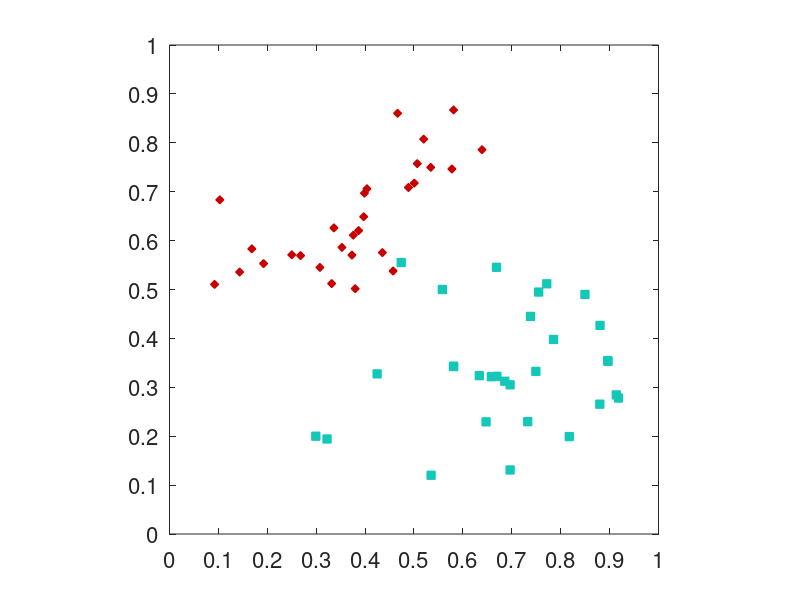
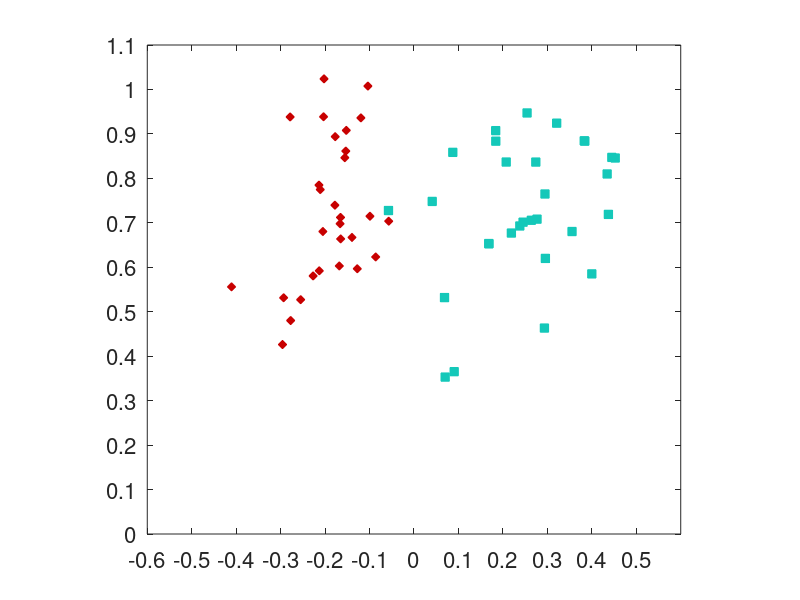

Here is the MATLAB script that generated these plots, in order: (Note: this script raises an error after producing the figures.)
% Classify weather data from various months measured in Kumpula.
%
% Column 1: Cloud amount	1/8
% Column 2: Pressure (msl)	hPa
% Column 3: Relative humidity	%
% Column 4: Precipitation intensity	mm/h
% Column 5: Snow depth	cm
% Column 6: Air temperature	degC
% Column 7: Dew-point temperature	degC
% Column 8: Horizontal visibility	m
% Column 9: Wind direction	deg
% Column 10: Gust speed	m/s
% Column 11: Wind speed	m/s
%
% Samuli Siltanen January 2021

% Graphical parameters
color_summer = [200 0 0]/255;
color_summer_light = [245 226 226]/255;
color_fall   = [255 124 45]/255;
color_winter = [0 0 255]/255;
color_spring = [20 200 185]/255;
color_spring_light = [217 255 235]/255;
color_line = [.5 .5 .5];
gridline_color = [.6 .6 .6];
gridline_width = .5;
msize = 6;
msize2 = 8;
fsize = 26;
fsize2 = 12;
tickfsize = 16;
separ = .2;
lwidth = 1;
lwidth2 = .5;

% Interval between January and July temperatures
a = 6;
b = 8;

load data/weather2015 w04 w07
w04y15 = w04;
w07y15 = w07;

load data/weather2016 w01 w04 w07 w10
w01y16 = w01;
w04y16 = w04;
w07y16 = w07;
w10y16 = w10;

load data/weather2017 w01 w04 w07 w10
w01y17 = w01;
w04y17 = w04;
w07y17 = w07;
w10y17 = w10;

load data/weather2019 w01 w04 w07 w10
w01y19 = w01;
w04y19 = w04;
w07y19 = w07;
w10y19 = w10;

% First data coordinate is average air pressure. The 30 first components
% are from April, and components 31-60 are from July.
x1 = [w04y19(:,2);w07y19(:,2)];

% Second data coordinate is average temperature. The 30 first components
% are from April, and components 31-60 are from July.
x2 = [w04y19(:,6);w07y19(:,6)];

% In these demonstrations we want to use normalized data where all data 
% values are between zero and one. Load normalization constants used in the
% trained networks in subfolder ML_Higham_applied2weather/
load ML_Higham_applied2weather/Highamdata x1MIN x1MAX x2MIN x2MAX 
x1 = x1-x1MIN;
x1 = x1/(x1MAX-x1MIN);
x2 = x2-x2MIN;
x2 = x2/(x2MAX-x2MIN);


%% Picture 1, April and July normalized temperatures and air pressures in 2019 

figure(1)
clf
p1 = plot(x1(1:30),x2(1:30),'bs','markersize',msize);
hold on
set(p1,'color',color_spring)
set(p1,'markerfacecolor',color_spring)
%
p1 = plot(x1(31:60),x2(31:60),'bd','markersize',msize);
set(p1,'color',color_summer)
set(p1,'markerfacecolor',color_summer)
%
set(gca,'xtick',[0:.1:1],'fontsize',tickfsize)
set(gca,'ytick',[0:.1:1],'fontsize',tickfsize)
axis([0 1 0 1])
axis square


%% Picture 2, rotate the data 45 degrees

% Rotation angle
theta = pi/4;

% Construct rotation matrix
A = [[cos(theta) -sin(theta)];[sin(theta) cos(theta)]];

% Re-arrange the data so that each column of a 2x60 matrix has the
% x1-coordinate of a data point in the first row and x2-coordinate in the
% second row
tmp = [x1(:).';x2(:).'];

% Multiply by rotation matrix. Because of matrix algebra rules, all data
% points get rotated. 
Ax = A*tmp;

% Transpose the result so that again first column is for x1-coordinates and
% second column for x2-coordinates
Ax = Ax.';

% Pick out the coordinates of the rotated data values
Ax1 = Ax(:,1);
Ax2 = Ax(:,2);

% Plot the data
figure(2)
clf
p1 = plot(Ax1(1:30),Ax2(1:30),'bs','markersize',msize);
hold on
set(p1,'color',color_spring)
set(p1,'markerfacecolor',color_spring)
%
p1 = plot(Ax1(31:60),Ax2(31:60),'bd','markersize',msize);
set(p1,'color',color_summer)
set(p1,'markerfacecolor',color_summer)
%
set(gca,'xtick',[-1:.1:1],'fontsize',tickfsize)
set(gca,'ytick',[0:.1:1.2],'fontsize',tickfsize)
axis equal
axis([-.6 .6 0 1.1])





%% Picture 3, apply relu


% Plot the data
figure(3)
clf
p1 = plot(relu(Ax1(1:30)),relu(Ax2(1:30)),'bs','markersize',msize);
hold on
set(p1,'color',color_spring)
set(p1,'markerfacecolor',color_spring)
%
p1 = plot(relu(Ax1(31:60)),relu(Ax2(31:60)),'bd','markersize',msize);
set(p1,'color',color_summer)
set(p1,'markerfacecolor',color_summer)
%
set(gca,'xtick',[-1:.1:1],'fontsize',tickfsize)
set(gca,'ytick',[0:.1:1.2],'fontsize',tickfsize)
axis equal
axis([-.6 .6 0 1.1])





%% Picture 4, project to horizontal axis


% Plot the data
figure(4)
clf
p1 = plot(Ax1(1:30),zeros(1,30),'bs','markersize',msize);
hold on
set(p1,'color',color_spring)
set(p1,'markerfacecolor',color_spring)
%
p1 = plot(Ax1(31:60),zeros(1,30),'bd','markersize',msize);
set(p1,'color',color_summer)
set(p1,'markerfacecolor',color_summer)
%
set(gca,'xtick',[-1:.1:1],'fontsize',tickfsize)
set(gca,'ytick',[-1:.1:1.2],'fontsize',tickfsize)
axis equal
axis([-.6 .6 -.3 .3])





%% Picture 5, project to horizontal axis and apply relu


% Plot the data
figure(5)
clf
p1 = plot(relu(Ax1(1:30)),zeros(1,30),'bs','markersize',msize);
hold on
set(p1,'color',color_spring)
set(p1,'markerfacecolor',color_spring)
%
p1 = plot(relu(Ax1(31:60)),zeros(1,30),'bd','markersize',msize);
set(p1,'color',color_summer)
set(p1,'markerfacecolor',color_summer)
%
set(gca,'xtick',[-1:.1:1],'fontsize',tickfsize)
set(gca,'ytick',[-1:.1:1.2],'fontsize',tickfsize)
axis equal
axis([-.6 .6 -.3 .3])





%% Picture 6, same as picture, but using a neuron

NNresult = zeros(size(x1));
for iii = 1:60
    NNresult(iii) = SingleNeuron(x1(iii),x2(iii));
end

% Plot the data
figure(6)
clf
p1 = plot(NNresult(1:30),zeros(1,30),'bs','markersize',msize);
hold on
set(p1,'color',color_spring)
set(p1,'markerfacecolor',color_spring)
%
p1 = plot(NNresult(31:60),zeros(1,30),'bd','markersize',msize);
set(p1,'color',color_summer)
set(p1,'markerfacecolor',color_summer)
%
set(gca,'xtick',[-1:.1:1],'fontsize',tickfsize)
set(gca,'ytick',[-1:.1:1.2],'fontsize',tickfsize)
axis equal
axis([-.6 .6 -.3 .3])







